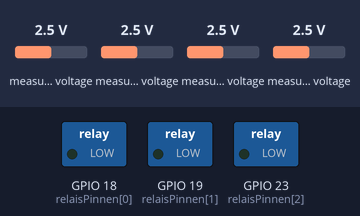
Bench run of a program on a simulated ESP32. On the bench: switched loads named in the program (green lamp = pin HIGH). Wiring (inferred from the names in the program): ADS1115 converter at I2C address 0x48; ADS1115 converter at I2C address 0x49; ADS1115 converter at I2C address 0x4A; ADS1115 converter at I2C address 0x4B. Inputs (shaded band) come from the test bench; at power-on: measured voltage 2.5 V. What the program prints to the serial monitor is not drawn.

Above: at 0.6 s.
At 6.7 s:
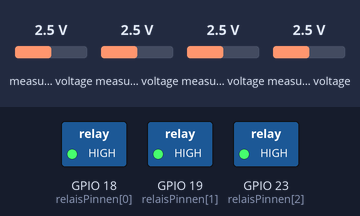
Timing chart, 0 to 29.1 s (numbered marks = the images above):
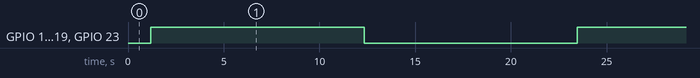

Measured:
- by itself, GPIO 18 (relaisPinnen[0]), GPIO 19 (relaisPinnen[1]), GPIO 23 (relaisPinnen[2]): alternates HIGH for 11.1 s and LOW for 11.1 s

The program:

main.cpp
```cpp
#include <Arduino.h>
#include <Wire.h>

#define ADS1115_ADDRESS_0 0x48 // adres ADC 0 GND (Isens 0 - 3)
#define ADS1115_ADDRESS_1 0x49 // adres ADC 1 VCC (Isens 4 - 7)
#define ADS1115_ADDRESS_2 0x4B // adres ADC 2 SDA (Vsens 0 - 3)
#define ADS1115_ADDRESS_3 0x4A // adres ADC 3 SCL (Vsens 4 - 3)
#define ADS1115_CONVERSION_REG 0x00 // Conversion register adres
#define ADS1115_CONFIG_REG 0x01 // Configuration register adres

uint8_t relaisPinnen[3] = {18,19,23};

float acsSpanningen[6];
float acsFactoren_2[4] = {0.1277, 0.1942, 0.0766, 0.18};
float acsFactoren_3[4] = {0.0909, 0.245, 1, 1};
float refStroom[6];
float refSpanning[6];

int16_t leesADC(uint8_t address, uint8_t channel) {
  // Set up configuration register for single-ended input reading from the specified channel
  uint8_t config[3] = {ADS1115_CONFIG_REG, 0xC3 | (channel << 4), 0x83}; // MSB, LSB

  // Write configuration bytes
  Wire.beginTransmission(address);
  Wire.write(config, 3);
  Wire.endTransmission();

  // Wait for conversion to complete (about 8ms)
  delay(10);

  // Read conversion register (16 bits)
  Wire.beginTransmission(address);
  Wire.write(ADS1115_CONVERSION_REG);
  Wire.endTransmission();
  Wire.requestFrom(address, (uint8_t)2);

  int16_t rawValue = 0;
  if (Wire.available() == 2) {
    uint8_t msb = Wire.read();
    uint8_t lsb = Wire.read();
    // Combine MSB and LSB to get raw value
    rawValue = (msb << 8) | lsb;
  }
  return rawValue;
}

float berekenSpanning(uint8_t address, uint8_t channel) {
  float bufSpanning;
  if(address == ADS1115_ADDRESS_2){
    bufSpanning =  ((((float)leesADC(address, channel) * 4.096 / 32767.0)/acsFactoren_2[channel])-refSpanning[channel]);
  }else if(address == ADS1115_ADDRESS_3){
    bufSpanning =  ((((float)leesADC(address, channel) * 4.096 / 32767.0)/acsFactoren_3[channel])-refSpanning[channel+4]);
  }else{
    bufSpanning =  ((float)leesADC(address, channel) * 4.096 / 32767.0);
  }
  return bufSpanning;
}

float berekenStromen(uint8_t address, uint8_t channel){
  float current;
  if(address == ADS1115_ADDRESS_0){
    current = (((berekenSpanning(address, channel) - acsSpanningen[channel]) / 0.185)-refStroom[channel]);
  }else{
    current = (((berekenSpanning(address, channel) - acsSpanningen[channel]) / 0.185)-refStroom[channel+4]);
  }
  return current;
}

void printResultaat(const char* adcName, uint8_t channel, boolean spanning, float value) {
  Serial.print(adcName);
  Serial.print(" - Channel ");
  Serial.print(channel);
  if(spanning){
    Serial.print(", Spanning: ");
    Serial.print(value, 4);
    Serial.print(" V");
  }else{
    Serial.print(", Stroom: ");
    Serial.print(value, 4);
    Serial.print(" A");
  }
  Serial.println();
}

void doeCalibratie(){
  for(int i = 0; i < 4; i++){
    acsSpanningen[i] = berekenSpanning(ADS1115_ADDRESS_0, i);
    refSpanning[i] = berekenSpanning(ADS1115_ADDRESS_2,i);
    refStroom[i] = berekenStromen(ADS1115_ADDRESS_0, i);
  }
  for(int i = 0; i < 2; i++){
    acsSpanningen[i+4] = berekenSpanning(ADS1115_ADDRESS_1, i);
    refSpanning[i+4] = berekenSpanning(ADS1115_ADDRESS_3,i);
    refStroom[i+4] = berekenStromen(ADS1115_ADDRESS_1, i);
  }
}

void setup() {
  Serial.begin(115200);
  Wire.begin();

  for(int i = 0; i < 3; i++) pinMode(relaisPinnen[i], OUTPUT);
  for(int i = 0; i < 3; i++) digitalWrite(relaisPinnen[i], LOW);
  doeCalibratie();
  // for(int i = 0; i < 3; i++) digitalWrite(relaisPinnen[i], HIGH);

}

void loop() {
  delay(1000);
  for(int i = 0; i < 3; i++){
    digitalWrite(relaisPinnen[i], HIGH);
  }
  delay(10000);

  Serial.println("Spanning AAN: ");
  printResultaat("ADC 2",0, true, berekenSpanning(ADS1115_ADDRESS_2,0));
  printResultaat("ADC 2",1, true, berekenSpanning(ADS1115_ADDRESS_2,1));
  printResultaat("ADC 2",2, true, berekenSpanning(ADS1115_ADDRESS_2,2));
  printResultaat("ADC 2",3, true, berekenSpanning(ADS1115_ADDRESS_2,3));
  printResultaat("ADC 3",0, true, berekenSpanning(ADS1115_ADDRESS_3,0));
  printResultaat("ADC 3",1, true, berekenSpanning(ADS1115_ADDRESS_3,1));
  Serial.println("Stroom AAN: ");
  printResultaat("ADC 0",0, false, berekenStromen(ADS1115_ADDRESS_0,0));
  printResultaat("ADC 0",1, false, berekenStromen(ADS1115_ADDRESS_0,1));
  printResultaat("ADC 0",2, false, berekenStromen(ADS1115_ADDRESS_0,2));
  printResultaat("ADC 0",3, false, berekenStromen(ADS1115_ADDRESS_0,3));
  printResultaat("ADC 1",0, false, berekenStromen(ADS1115_ADDRESS_1,0));
  printResultaat("ADC 1",1, false, berekenStromen(ADS1115_ADDRESS_1,1));
  Serial.println("\n");

  delay(1000);
  for(int i = 0; i < 3; i++){
    digitalWrite(relaisPinnen[i], LOW);
  }
  delay(10000);

  Serial.println("Spanning UIT: ");
  printResultaat("ADC 2",0, true, berekenSpanning(ADS1115_ADDRESS_2,0));
  printResultaat("ADC 2",1, true, berekenSpanning(ADS1115_ADDRESS_2,1));
  printResultaat("ADC 2",2, true, berekenSpanning(ADS1115_ADDRESS_2,2));
  printResultaat("ADC 2",3, true, berekenSpanning(ADS1115_ADDRESS_2,3));
  printResultaat("ADC 3",0, true, berekenSpanning(ADS1115_ADDRESS_3,0));
  printResultaat("ADC 3",1, true, berekenSpanning(ADS1115_ADDRESS_3,1));
  Serial.println("Stroom UIT: ");
  printResultaat("ADC 0",0, false, berekenStromen(ADS1115_ADDRESS_0,0));
  printResultaat("ADC 0",1, false, berekenStromen(ADS1115_ADDRESS_0,1));
  printResultaat("ADC 0",2, false, berekenStromen(ADS1115_ADDRESS_0,2));
  printResultaat("ADC 0",3, false, berekenStromen(ADS1115_ADDRESS_0,3));
  printResultaat("ADC 1",0, false, berekenStromen(ADS1115_ADDRESS_1,0));
  printResultaat("ADC 1",1, false, berekenStromen(ADS1115_ADDRESS_1,1));
  Serial.println("\n");
}
```
